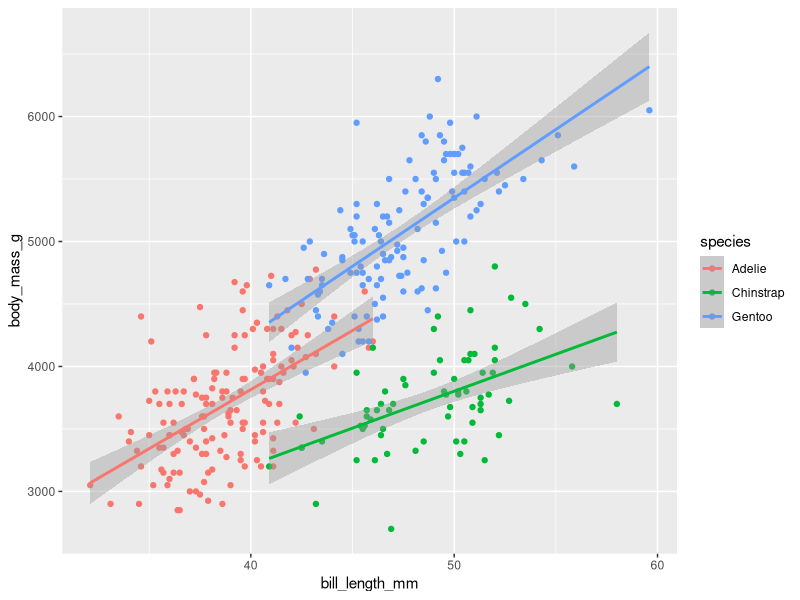
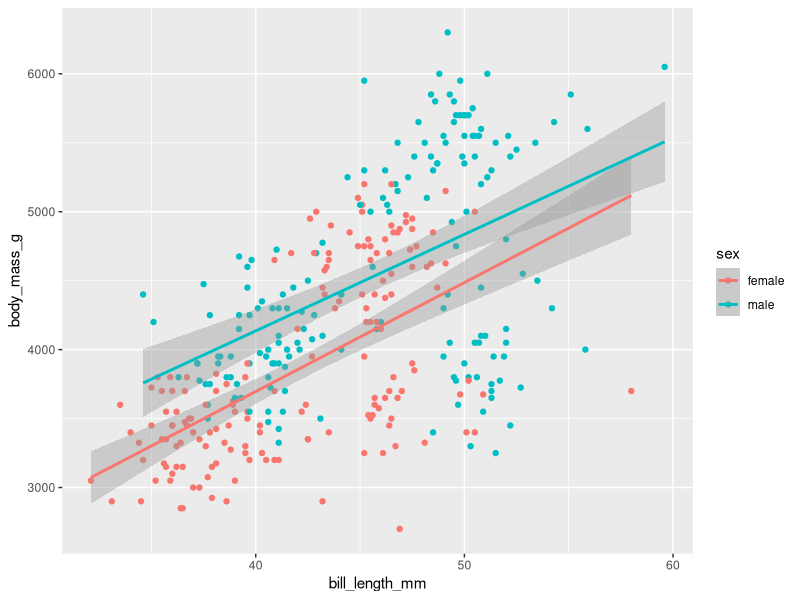

Here is the R script that generated these plots, in order:
## ---- chunk 1
library(palmerpenguins)
library(dplyr)
library(ggplot2)
library(dbplyr)

df <- palmerpenguins::penguins
## ---- chunk 2
#| message: false 
df %>%
  group_by(species, sex) %>%
  summarise(
    across(
      where(is.numeric), 
      \(x) mean(x, na.rm = TRUE)
      )
    ) %>%
  knitr::kable()
## ---- chunk 3
#| message: false 
#| warning: false
df %>%
  ggplot(aes(x = bill_length_mm, y = body_mass_g, color = species)) +
  geom_point() + 
  geom_smooth(method = "lm")
## ---- chunk 4
#| message: false 
#| warning: false

df_new<-df[complete.cases(df$sex), ]
df_new %>%
  ggplot(aes(x = bill_length_mm, y = body_mass_g, color = sex)) +
  geom_point() + 
  geom_smooth(method = "lm")
## ---- chunk 5
#| message: false 
df %>%
  group_by(species, sex) %>%
  summarise(
    across(
        ends_with("mm") | ends_with("g"),
      \(x) mean(x, na.rm = TRUE)
      )
    ) %>%
  dplyr::collect() %>%
  knitr::kable()
